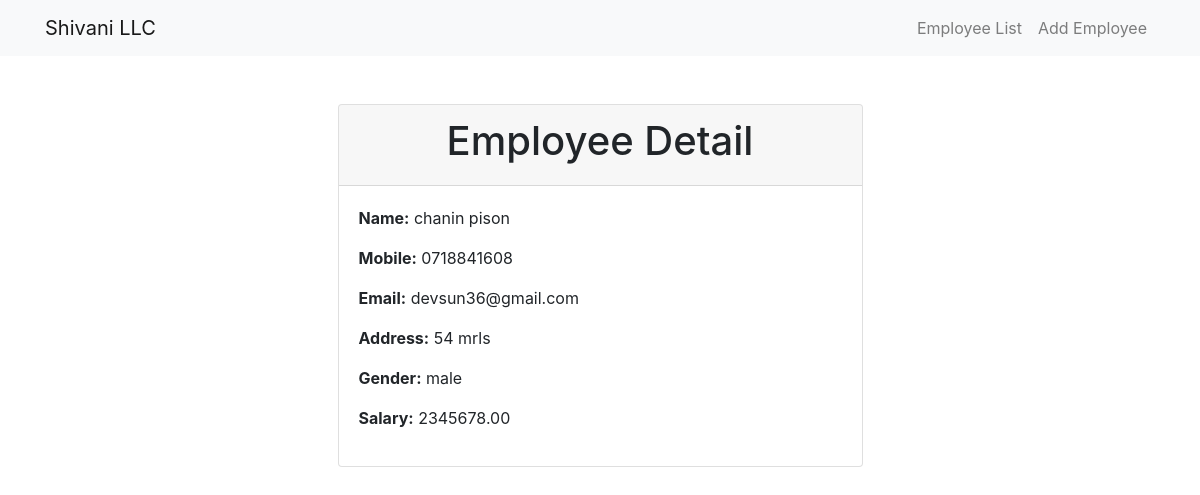
/1/view/, run on the app's committed database.
### app/models.py (models this page shows, shortened)
class Employee(models.Model):
    name = models.CharField(max_length=100)
    mobile = models.CharField(max_length=15)
    email = models.EmailField()
    address = models.TextField()
    gender = models.CharField(max_length=10)
    salary = models.DecimalField(max_digits=10, decimal_places=2)
    created_at = models.DateTimeField(auto_now_add=True)
    updated_at = models.DateTimeField(auto_now=True)

### app/views.py (the view)
# urls.py: path("<int:employee_id>/view/", views.employee_detail, name="employee_detail"),
def employee_detail(request, employee_id):
    employee = Employee.objects.get(id=employee_id)
    return render(request, 'employees/employee_detail.html', {'employee': employee})

### app/templates/employees/employee_detail.html (shortened to what this page needs)
{% extends 'employees/base.html' %}
{% block content %}
  <div class="container mt-5">
        <div class="row">
            <div class="col-md-6 offset-md-3">
                <div class="card">
                    <div class="card-header">
                        <h1 class="text-center">Employee Detail</h1>
                    </div>
                    <div class="card-body">
                        <p><strong>Name:</strong> {{ employee.name }}</p>
                        <p><strong>Mobile:</strong> {{ employee.mobile }}</p>
                        <p><strong>Email:</strong> {{ employee.email }}</p>
                        <p><strong>Address:</strong> {{ employee.address }}</p>
                        <p><strong>Gender:</strong> {{ employee.gender }}</p>
                        <p><strong>Salary:</strong> {{ employee.salary }}</p>
                    </div>
                </div>
            </div>
        </div>
    </div>
{% endblock %}

### data on the page
Employee: name "chanin pison", mobile "0718841608", email "devsun36@gmail.com", address "54 mrls", gender "male", salary "2345678.00"
